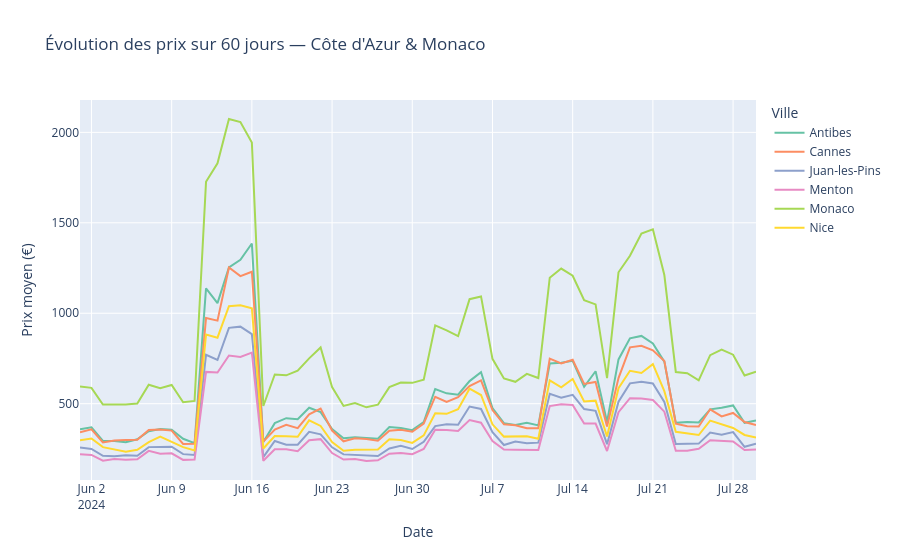

The notebook cell this image was saved under:
### Code cell
# Visualisation 2 — Évolution des prix dans le temps par ville
prix_temps = df.groupby(['date', 'ville'])['prix_nuit'].mean().round(2).reset_index()

fig2 = px.line(
    prix_temps,
    x='date',
    y='prix_nuit',
    color='ville',
    title='Évolution des prix sur 60 jours — Côte d\'Azur & Monaco',
    color_discrete_sequence=px.colors.qualitative.Set2
)
fig2.update_layout(
    yaxis_title="Prix moyen (€)",
    xaxis_title="Date",
    legend_title="Ville"
)
fig2.show()
